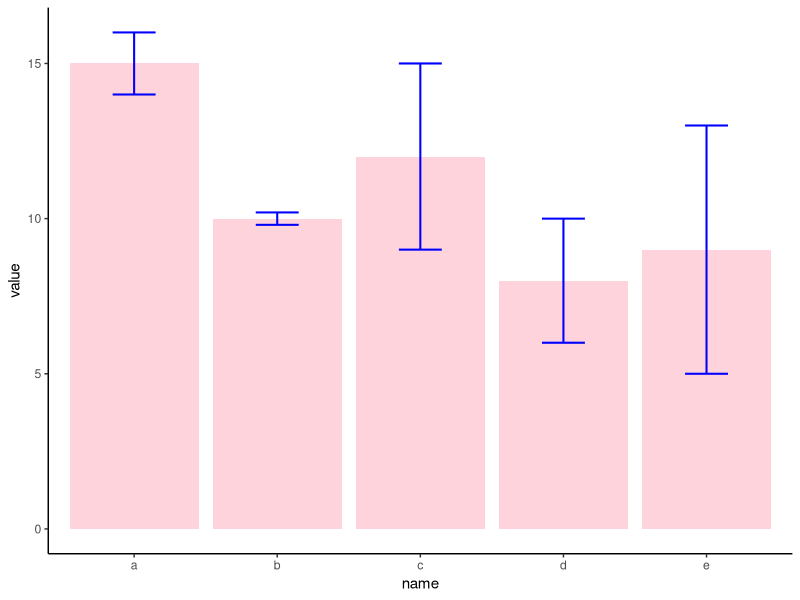
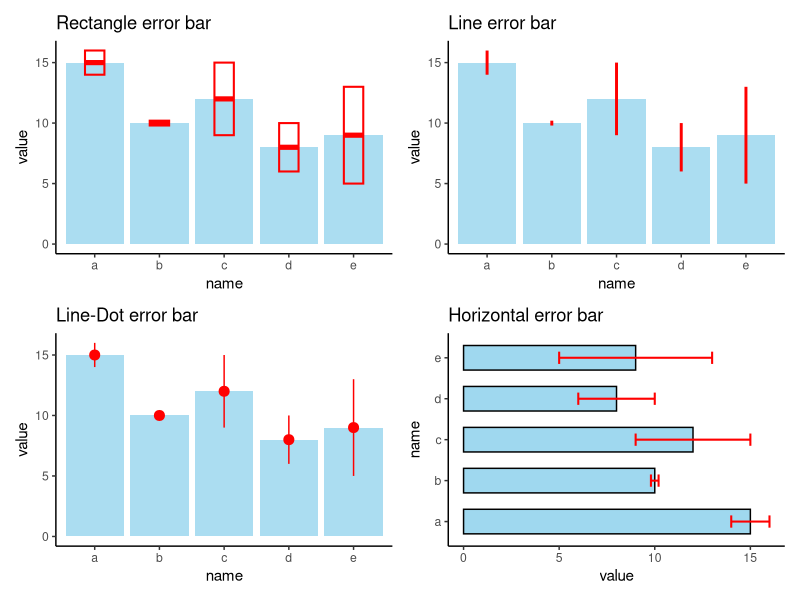
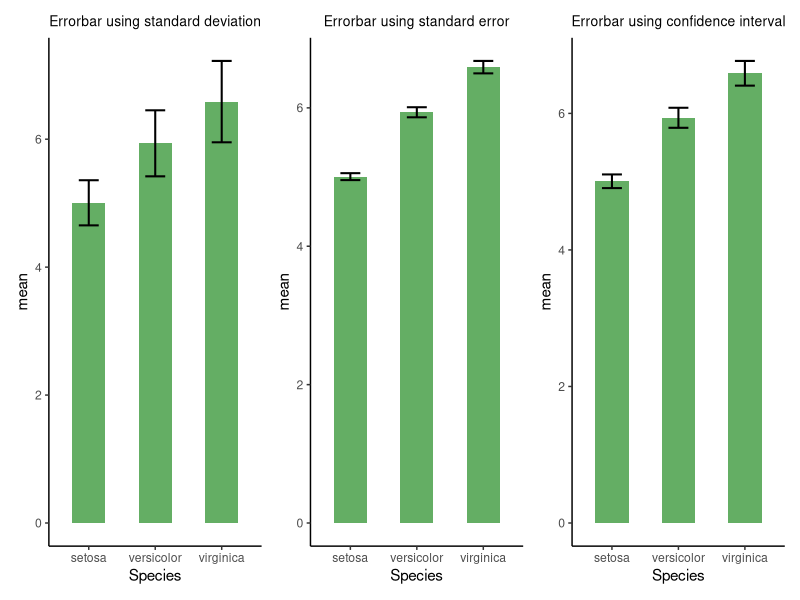

The R source for these figures, in order:
## ---- chunk 1
knitr::opts_chunk$set(echo = TRUE)
## ---- chunk 2
library(ggplot2)
library(dplyr)
library(patchwork)
## ---- chunk 3
#Creating basic Error plot
#dummy data
df1 <- data.frame(
        name = letters[1:5],
        value = sample(seq(4,15),5),
        sd = c(1, 0.2, 3, 2, 4)
        )
## ---- chunk 4
#error bar plot
ggplot(data = df1) + 
  geom_bar(aes(x = name, y = value), stat = "identity", alpha = 0.7, fill = "pink")+
  geom_errorbar(mapping = aes(x = name, ymin = value-sd, ymax = value + sd),
                width = 0.3, color = "blue", size = 0.7)+
  theme_classic()
## ---- chunk 5
#Rectangle Error-bar
p1 <- ggplot(data = df1)+
  geom_bar(aes(x = name, y = value), stat = "identity", alpha = 0.7, fill = "skyblue")+
  geom_crossbar(aes(x = name, y =value, ymin = value-sd, ymax = value+sd),
                width = 0.3, color = "red", size = 0.7)+
  theme_classic()+
  ggtitle("Rectangle error bar")

## ---- chunk 6
#Line Error-bar
p2 <- ggplot(data = df1)+
  geom_bar(aes(x = name, y =value), stat = "identity", alpha = 0.7, fill = "skyblue")+
  geom_linerange(aes(x = name, ymin = value-sd, ymax = value+sd),
                 color = "red", size = 1)+
  theme_classic()+
  ggtitle("Line error bar")

## ---- chunk 7
#line + dot
p3 <- ggplot(data = df1)+
  geom_bar(aes(x = name, y = value), stat = "identity", alpha = 0.7, fill = "skyblue")+
  geom_pointrange(aes(x = name, y = value, ymin = value-sd, ymax = value+sd),
                  color = "red", size = 0.6)+
  theme_classic()+
  ggtitle("Line-Dot error bar")

## ---- chunk 8
#horizontal error-bars
p4 <- ggplot(data = df1)+
  geom_bar(aes(x = name, y = value), stat = "identity", alpha = 0.8, fill = "skyblue", width = 0.6, color = "black")+
  geom_errorbar(aes(x = name, ymin = value-sd, ymax = value+sd),
                width = 0.3, color = "red", size = 0.7)+
  coord_flip()+
  theme_classic()+
  ggtitle("Horizontal error bar")
## ---- chunk 9
#patching all 4 plots above to display as 1 image
p1+p2+p3+p4

## ---- chunk 10
#taking subset of built-in iris dataset
df2 <- iris %>% select(Species, Sepal.Length)
## ---- chunk 11
#calculating SD, SE, CI
df2_summary <- df2 %>% 
                group_by(Species) %>% 
                summarise(
                  n = n(),
                  mean = mean(Sepal.Length),
                  sd = sd(Sepal.Length)
                ) %>% 
                #standard error
                mutate(se = sd/sqrt(n)) %>% 
                #confidence interval
                mutate(ci = se * qt((1-0.05)/2 + .5, n-1))
## ---- chunk 12
#Error bar with Standard Deviation

plot_sd <- ggplot(data = df2_summary) +
  geom_bar(aes(x = Species, y = mean), stat = "identity", width = 0.5, alpha = 0.7, fill = "forestgreen")+
  geom_errorbar(aes(x = Species, ymin = mean - sd, ymax = mean + sd), color = "black", width = 0.3, size = 0.7)+
  ggtitle("Errorbar using standard deviation")+
  theme_classic()+
  theme(plot.title = element_text(size = 10, hjust = 0.5))
## ---- chunk 13
#Error bar with Standard Error
plot_se <- ggplot(data = df2_summary)+
  geom_bar(aes(x = Species, y = mean), stat = "identity", width = 0.5, alpha = 0.7, fill = "forestgreen")+
  geom_errorbar(aes(x = Species, ymin = mean - se, ymax = mean + se), color = "black", width = 0.3, size = 0.7)+
  ggtitle("Errorbar using standard error")+
  theme_classic()+
  theme(plot.title = element_text(size = 10, hjust = 0.5))
## ---- chunk 14
#Error bar with Confidence Interval
plot_ci <- ggplot(data = df2_summary)+
  geom_bar(aes(x = Species, y = mean), stat = "identity", width = 0.5, alpha = 0.7, fill = "forestgreen")+
  geom_errorbar(aes(x = Species, ymin = mean - ci, ymax = mean + ci), color = "black", width = 0.3, size = 0.7)+
  ggtitle("Errorbar using confidence interval")+
  theme_classic()+
  theme(plot.title = element_text(size = 10, hjust = 0.5))
## ---- chunk 15
#patching all 3 plots above to display as 1 image
plot_sd + plot_se + plot_ci
